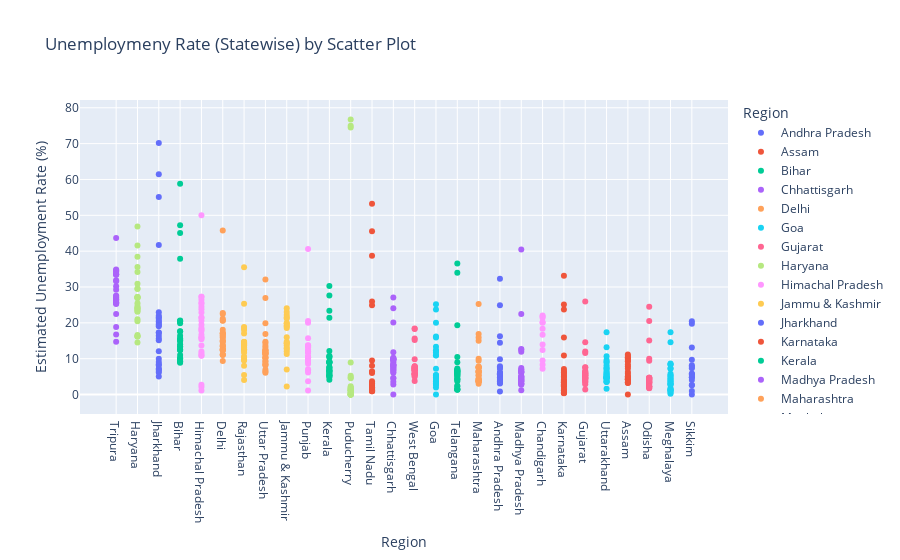

The notebook cell this image was saved under:
### Markdown cell above
Analyzing Data By Scatter Plot

### Code cell
fg = px.scatter(df,x='Region',y=' Estimated Unemployment Rate (%)',color='Region',
                title='Unemploymeny Rate (Statewise) by Scatter Plot',template='plotly')
fg.update_layout(xaxis={'categoryorder':'total descending'})
fg.show()

### Figure 1 — Plotly figure (JSON) as saved in the notebook; plotly's stock layout.template omitted (floating-point values rounded to 4 significant figures)
{"data": [{"hovertemplate": "Region=%{x}<br> Estimated Unemployment Rate (%)=%{y}<extra></extra>", "legendgroup": "Andhra Pradesh", "marker": {"color": "#636efa", "symbol": "circle"}, "mode": "markers", "name": "Andhra Pradesh", "orientation": "v", "showlegend": true, "type": "scatter", "x": ["Andhra Pradesh", "Andhra Pradesh", "Andhra Pradesh", "Andhra Pradesh", "Andhra Pradesh", "Andhra Pradesh", "Andhra Pradesh", "Andhra Pradesh", "Andhra Pradesh", "Andhra Pradesh", "Andhra Pradesh", "Andhra Pradesh", "Andhra Pradesh", "Andhra Pradesh", "Andhra Pradesh", "Andhra Pradesh", "Andhra Pradesh", "Andhra Pradesh", "Andhra Pradesh", "Andhra Pradesh", "Andhra Pradesh", "Andhra Pradesh", "Andhra Pradesh", "Andhra Pradesh", "Andhra Pradesh", "Andhra Pradesh", "Andhra Pradesh", "Andhra Pradesh"], "xaxis": "x", "y": [3.65, 3.05, 3.75, 3.32, 5.17, 3.52, 4.12, 4.38, 4.84, 5.91, 4.06, 16.29, 14.46, 0.85, 6.09, 3.8, 5.64, 4.61, 6.01, 4.7, 7.54, 7.88, 7.11, 5.66, 9.88, 32.3, 24.91, 5.86], "yaxis": "y"}, {"hovertemplate": "Region=%{x}<br> Estimated Unemployment Rate (%)=%{y}<extra></extra>", "legendgroup": "Assam", "marker": {"color": "#EF553B", "symbol": "circle"}, "mode": "markers", "name": "Assam", "orientation": "v", "showlegend": true, "type": "scatter", "x": ["Assam", "Assam", "Assam", "Assam", "Assam", "Assam", "Assam", "Assam", "Assam", "Assam", "Assam", "Assam", "Assam", "Assam", "Assam", "Assam", "Assam", "Assam", "Assam", "Assam", "Assam", "Assam", "Assam", "Assam", "Assam", "Assam"], "xaxis": "x", "y": [4.29, 5.08, 4.26, 5.79, 4.46, 4.65, 4.66, 4.29, 3.26, 3.77, 9.38, 0.0, 7.87, 9.89, 3.21, 10.39, 9.26, 11.17, 6.31, 5.02, 7.24, 9.98, 10.34, 8.37, 10.77, 3.42], "yaxis": "y"}, {"hovertemplate": "Region=%{x}<br> Estimated Unemployment Rate (%)=%{y}<extra></extra>", "legendgroup": "Bihar", "marker": {"color": "#00cc96", "symbol": "circle"}, "mode": "markers", "name": "Bihar", "orientation": "v", "showlegend": true, "type": "scatter", "x": ["Bihar", "Bihar", "Bihar", "Bihar", "Bihar", "Bihar", "Bihar", "Bihar", "Bihar", "Bihar", "Bihar", "Bihar", "Bihar", "Bihar", "Bihar", "Bihar", "Bihar", "Bihar", "Bihar", "Bihar", "Bihar", "Bihar", "Bihar", "Bihar", "Bihar", "Bihar", "Bihar", "Bihar"], "xaxis": "x", "y": [9.27, 10.2, 13.44, 11.0, 8.87, 12.47, 12.4, 10.16, 9.13, 9.61, 15.39, 45.09, 47.26, 20.49, 19.9, 13.29, 16.41, 17.66, 20.46, 14.06, 17.62, 14.91, 20.69, 15.11, 15.73, 58.77, 37.87, 12.45], "yaxis": "y"}, {"hovertemplate": "Region=%{x}<br> Estimated Unemployment Rate (%)=%{y}<extra></extra>", "legendgroup": "Chhattisgarh", "marker": {"color": "#ab63fa", "symbol": "circle"}, "mode": "markers", "name": "Chhattisgarh", "orientation": "v", "showlegend": true, "type": "scatter", "x": ["Chhattisgarh", "Chhattisgarh", "Chhattisgarh", "Chhattisgarh", "Chhattisgarh", "Chhattisgarh", "Chhattisgarh", "Chhattisgarh", "Chhattisgarh", "Chhattisgarh", "Chhattisgarh", "Chhattisgarh", "Chhattisgarh", "Chhattisgarh", "Chhattisgarh", "Chhattisgarh", "Chhattisgarh", "Chhattisgarh", "Chhattisgarh", "Chhattisgarh", "Chhattisgarh", "Chhattisgarh", "Chhattisgarh", "Chhattisgarh", "Chhattisgarh", "Chhattisgarh", "Chhattisgarh", "Chhattisgarh"], "xaxis": "x", "y": [9.82, 6.76, 4.54, 4.64, 8.33, 6.96, 2.77, 6.11, 9.89, 7.89, 7.31, 0.0, 7.64, 10.14, 9.77, 11.77, 8.17, 6.29, 9.46, 10.27, 8.32, 3.57, 9.01, 9.79, 8.21, 20.13, 24.1, 27.07], "yaxis": "y"}, {"hovertemplate": "Region=%{x}<br> Estimated Unemployment Rate (%)=%{y}<extra></extra>", "legendgroup": "Delhi", "marker": {"color": "#FFA15A", "symbol": "circle"}, "mode": "markers", "name": "Delhi", "orientation": "v", "showlegend": true, "type": "scatter", "x": ["Delhi", "Delhi", "Delhi", "Delhi", "Delhi", "Delhi", "Delhi", "Delhi", "Delhi", "Delhi", "Delhi", "Delhi", "Delhi", "Delhi", "Delhi", "Delhi", "Delhi", "Delhi", "Delhi", "Delhi", "Delhi", "Delhi", "Delhi", "Delhi", "Delhi", "Delhi", "Delhi", "Delhi"], "xaxis": "x", "y": [12.56, 9.33, 11.07, 17.18, 12.5, 15.84, 11.11, 16.97, 13.48, 13.81, 15.18, 20.69, 22.76, 21.14, 12.31, 12.76, 14.68, 13.52, 20.59, 12.41, 16.11, 11.07, 22.45, 14.86, 17.09, 16.51, 45.78, 18.11], "yaxis": "y"}, {"hovertemplate": "Region=%{x}<br> Estimated Unemployment Rate (%)=%{y}<extra></extra>", "legendgroup": "Goa", "marker": {"color": "#19d3f3", "symbol": "circle"}, "mode": "markers", "name": "Goa", "orientation": "v", "showlegend": true, "type": "scatter", "x": ["Goa", "Goa", "Goa", "Goa", "Goa", "Goa", "Goa", "Goa", "Goa", "Goa", "Goa", "Goa", "Goa", "Goa", "Goa", "Goa", "Goa", "Goa", "Goa", "Goa", "Goa", "Goa", "Goa", "Goa"], "xaxis": "x", "y": [2.91, 5.45, 10.98, 1.98, 3.61, 7.21, 23.71, 3.54, 5.38, 0.0, 15.91, 20.0, 2.75, 13.33, 12.28, 4.9, 3.16, 12.31, 25.2, 16.22, 10.92, 4.31, 4.76, 11.76], "yaxis": "y"}, {"hovertemplate": "Region=%{x}<br> Estimated Unemployment Rate (%)=%{y}<extra></extra>", "legendgroup": "Gujarat", "marker": {"color": "#FF6692", "symbol": "circle"}, "mode": "markers", "name": "Gujarat", "orientation": "v", "showlegend": true, "type": "scatter", "x": ["Gujarat", "Gujarat", "Gujarat", "Gujarat", "Gujarat", "Gujarat", "Gujarat", "Gujarat", "Gujarat", "Gujarat", "Gujarat", "Gujarat", "Gujarat", "Gujarat", "Gujarat", "Gujarat", "Gujarat", "Gujarat", "Gujarat", "Gujarat", "Gujarat", "Gujarat", "Gujarat", "Gujarat", "Gujarat", "Gujarat", "Gujarat", "Gujarat"], "xaxis": "x", "y": [2.88, 4.77, 4.58, 3.7, 6.29, 4.91, 4.68, 3.46, 5.35, 6.64, 7.59, 12.0, 14.58, 1.41, 4.09, 6.31, 5.15, 4.2, 5.96, 5.45, 7.53, 5.71, 5.82, 6.04, 5.39, 25.94, 11.62, 4.54], "yaxis": "y"}, {"hovertemplate": "Region=%{x}<br> Estimated Unemployment Rate (%)=%{y}<extra></extra>", "legendgroup": "Haryana", "marker": {"color": "#B6E880", "symbol": "circle"}, "mode": "markers", "name": "Haryana", "orientation": "v", "showlegend": true, "type": "scatter", "x": ["Haryana", "Haryana", "Haryana", "Haryana", "Haryana", "Haryana", "Haryana", "Haryana", "Haryana", "Haryana", "Haryana", "Haryana", "Haryana", "Haryana", "Haryana", "Haryana", "Haryana", "Haryana", "Haryana", "Haryana", "Haryana", "Haryana", "Haryana", "Haryana", "Haryana", "Haryana", "Haryana", "Haryana"], "xaxis": "x", "y": [14.54, 23.08, 16.22, 30.94, 16.36, 24.17, 16.59, 29.56, 16.21, 27.19, 23.92, 41.61, 34.22, 35.57, 24.67, 20.42, 25.45, 24.19, 26.84, 21.04, 27.06, 23.65, 27.24, 23.29, 27.14, 46.89, 38.46, 29.41], "yaxis": "y"}, {"hovertemplate": "Region=%{x}<br> Estimated Unemployment Rate (%)=%{y}<extra></extra>", "legendgroup": "Himachal Pradesh", "marker": {"color": "#FF97FF", "symbol": "circle"}, "mode": "markers", "name": "Himachal Pradesh", "orientation": "v", "showlegend": true, "type": "scatter", "x": ["Himachal Pradesh", "Himachal Pradesh", "Himachal Pradesh", "Himachal Pradesh", "Himachal Pradesh", "Himachal Pradesh", "Himachal Pradesh", "Himachal Pradesh", "Himachal Pradesh", "Himachal Pradesh", "Himachal Pradesh", "Himachal Pradesh", "Himachal Pradesh", "Himachal Pradesh", "Himachal Pradesh", "Himachal Pradesh", "Himachal Pradesh", "Himachal Pradesh", "Himachal Pradesh", "Himachal Pradesh", "Himachal Pradesh", "Himachal Pradesh", "Himachal Pradesh", "Himachal Pradesh", "Himachal Pradesh", "Himachal Pradesh", "Himachal Pradesh", "Himachal Pradesh"], "xaxis": "x", "y": [13.68, 11.43, 20.59, 18.56, 15.98, 15.81, 22.86, 19.46, 16.67, 15.42, 17.71, 2.13, 25.64, 1.12, 10.88, 21.43, 21.51, 24.48, 12.0, 23.77, 27.27, 25.32, 18.15, 27.31, 26.44, 2.7, 50.0, 10.81], "yaxis": "y"}, {"hovertemplate": "Region=%{x}<br> Estimated Unemployment Rate (%)=%{y}<extra></extra>", "legendgroup": "Jammu & Kashmir", "marker": {"color": "#FECB52", "symbol": "circle"}, "mode": "markers", "name": "Jammu & Kashmir", "orientation": "v", "showlegend": true, "type": "scatter", "x": ["Jammu & Kashmir", "Jammu & Kashmir", "Jammu & Kashmir", "Jammu & Kashmir", "Jammu & Kashmir", "Jammu & Kashmir", "Jammu & Kashmir", "Jammu & Kashmir", "Jammu & Kashmir", "Jammu & Kashmir", "Jammu & Kashmir", "Jammu & Kashmir", "Jammu & Kashmir", "Jammu & Kashmir", "Jammu & Kashmir", "Jammu & Kashmir", "Jammu & Kashmir", "Jammu & Kashmir", "Jammu & Kashmir", "Jammu & Kashmir", "Jammu & Kashmir"], "xaxis": "x", "y": [12.78, 12.09, 13.67, 11.32, 19.27, 14.73, 22.19, 21.23, 16.0, 2.22, 18.97, 23.04, 19.88, 21.55, 24.06, 14.29, 7.02, 18.54, 19.86, 14.29, 12.96], "yaxis": "y"}, {"hovertemplate": "Region=%{x}<br> Estimated Unemployment Rate (%)=%{y}<extra></extra>", "legendgroup": "Jharkhand", "marker": {"color": "#636efa", "symbol": "circle"}, "mode": "markers", "name": "Jharkhand", "orientation": "v", "showlegend": true, "type": "scatter", "x": ["Jharkhand", "Jharkhand", "Jharkhand", "Jharkhand", "Jharkhand", "Jharkhand", "Jharkhand", "Jharkhand", "Jharkhand", "Jharkhand", "Jharkhand", "Jharkhand", "Jharkhand", "Jharkhand", "Jharkhand", "Jharkhand", "Jharkhand", "Jharkhand", "Jharkhand", "Jharkhand", "Jharkhand", "Jharkhand", "Jharkhand", "Jharkhand", "Jharkhand", "Jharkhand", "Jharkhand", "Jharkhand"], "xaxis": "x", "y": [7.11, 8.46, 9.98, 12.06, 7.12, 6.57, 8.07, 15.15, 6.16, 9.06, 5.01, 41.72, 55.1, 21.53, 17.23, 20.51, 15.67, 20.25, 21.16, 19.05, 17.34, 22.01, 22.96, 19.67, 16.4, 61.48, 70.17, 19.38], "yaxis": "y"}, {"hovertemplate": "Region=%{x}<br> Estimated Unemployment Rate (%)=%{y}<extra></extra>", "legendgroup": "Karnataka", "marker": {"color": "#EF553B", "symbol": "circle"}, "mode": "markers", "name": "Karnataka", "orientation": "v", "showlegend": true, "type": "scatter", "x": ["Karnataka", "Karnataka", "Karnataka", "Karnataka", "Karnataka", "Karnataka", "Karnataka", "Karnataka", "Karnataka", "Karnataka", "Karnataka", "Karnataka", "Karnataka", "Karnataka", "Karnataka", "Karnataka", "Karnataka", "Karnataka", "Karnataka", "Karnataka", "Karnataka", "Karnataka", "Karnataka", "Karnataka", "Karnataka", "Karnataka", "Karnataka", "Karnataka"], "xaxis": "x", "y": [5.46, 5.98, 0.52, 0.37, 3.2, 7.13, 1.19, 0.41, 2.57, 4.11, 2.39, 33.17, 23.72, 10.92, 6.56, 5.0, 2.29, 1.27, 3.57, 3.87, 3.44, 1.56, 3.31, 2.88, 4.92, 25.12, 15.88, 6.12], "yaxis": "y"}, {"hovertemplate": "Region=%{x}<br> Estimated Unemployment Rate (%)=%{y}<extra></extra>", "legendgroup": "Kerala", "marker": {"color": "#00cc96", "symbol": "circle"}, "mode": "markers", "name": "Kerala", "orientation": "v", "showlegend": true, "type": "scatter", "x": ["Kerala", "Kerala", "Kerala", "Kerala", "Kerala", "Kerala", "Kerala", "Kerala", "Kerala", "Kerala", "Kerala", "Kerala", "Kerala", "Kerala", "Kerala", "Kerala", "Kerala", "Kerala", "Kerala", "Kerala", "Kerala", "Kerala", "Kerala", "Kerala", "Kerala", "Kerala", "Kerala", "Kerala"], "xaxis": "x", "y": [6.63, 9.0, 4.95, 10.32, 5.35, 9.14, 5.0, 10.77, 4.11, 8.91, 8.85, 10.71, 23.38, 27.66, 6.11, 6.67, 7.58, 7.69, 5.52, 5.35, 6.71, 7.31, 6.65, 6.08, 9.14, 21.43, 30.28, 12.17], "yaxis": "y"}, {"hovertemplate": "Region=%{x}<br> Estimated Unemployment Rate (%)=%{y}<extra></extra>", "legendgroup": "Madhya Pradesh", "marker": {"color": "#ab63fa", "symbol": "circle"}, "mode": "markers", "name": "Madhya Pradesh", "orientation": "v", "showlegend": true, "type": "scatter", "x": ["Madhya Pradesh", "Madhya Pradesh", "Madhya Pradesh", "Madhya Pradesh", "Madhya Pradesh", "Madhya Pradesh", "Madhya Pradesh", "Madhya Pradesh", "Madhya Pradesh", "Madhya Pradesh", "Madhya Pradesh", "Madhya Pradesh", "Madhya Pradesh", "Madhya Pradesh", "Madhya Pradesh", "Madhya Pradesh", "Madhya Pradesh", "Madhya Pradesh", "Madhya Pradesh", "Madhya Pradesh", "Madhya Pradesh", "Madhya Pradesh", "Madhya Pradesh", "Madhya Pradesh", "Madhya Pradesh", "Madhya Pradesh", "Madhya Pradesh", "Madhya Pradesh"], "xaxis": "x", "y": [3.63, 4.25, 3.92, 4.94, 3.08, 2.98, 2.72, 2.94, 3.66, 4.42, 1.19, 12.5, 22.46, 6.46, 3.91, 6.38, 7.38, 6.82, 7.0, 4.4, 6.06, 6.2, 5.17, 4.96, 4.8, 11.94, 40.49, 12.72], "yaxis": "y"}, {"hovertemplate": "Region=%{x}<br> Estimated Unemployment Rate (%)=%{y}<extra></extra>", "legendgroup": "Maharashtra", "marker": {"color": "#FFA15A", "symbol": "circle"}, "mode": "markers", "name": "Maharashtra", "orientation": "v", "showlegend": true, "type": "scatter", "x": ["Maharashtra", "Maharashtra", "Maharashtra", "Maharashtra", "Maharashtra", "Maharashtra", "Maharashtra", "Maharashtra", "Maharashtra", "Maharashtra", "Maharashtra", "Maharashtra", "Maharashtra", "Maharashtra", "Maharashtra", "Maharashtra", "Maharashtra", "Maharashtra", "Maharashtra", "Maharashtra", "Maharashtra", "Maharashtra", "Maharashtra", "Maharashtra", "Maharashtra", "Maharashtra", "Maharashtra", "Maharashtra"], "xaxis": "x", "y": [3.67, 4.34, 3.66, 3.76, 4.4, 3.81, 3.68, 3.03, 3.8, 4.24, 5.38, 25.28, 16.89, 9.4, 6.08, 6.46, 6.35, 7.57, 7.6, 7.51, 7.6, 7.83, 6.67, 5.34, 6.34, 14.99, 15.92, 10.01], "yaxis": "y"}, {"hovertemplate": "Region=%{x}<br> Estimated Unemployment Rate (%)=%{y}<extra></extra>", "legendgroup": "Meghalaya", "marker": {"color": "#19d3f3", "symbol": "circle"}, "mode": "markers", "name": "Meghalaya", "orientation": "v", "showlegend": true, "type": "scatter", "x": ["Meghalaya", "Meghalaya", "Meghalaya", "Meghalaya", "Meghalaya", "Meghalaya", "Meghalaya", "Meghalaya", "Meghalaya", "Meghalaya", "Meghalaya", "Meghalaya", "Meghalaya", "Meghalaya", "Meghalaya", "Meghalaya", "Meghalaya", "Meghalaya", "Meghalaya", "Meghalaya", "Meghalaya", "Meghalaya", "Meghalaya", "Meghalaya", "Meghalaya", "Meghalaya", "Meghalaya"], "xaxis": "x", "y": [3.16, 4.23, 1.03, 0.52, 0.24, 3.7, 1.5, 1.8, 0.97, 2.76, 1.28, 8.38, 3.73, 1.35, 8.4, 8.66, 4.43, 5.8, 5.3, 7.2, 3.02, 5.21, 4.76, 7.37, 2.8, 17.39, 14.58], "yaxis": "y"}, {"hovertemplate": "Region=%{x}<br> Estimated Unemployment Rate (%)=%{y}<extra></extra>", "legendgroup": "Odisha", "marker": {"color": "#FF6692", "symbol": "circle"}, "mode": "markers", "name": "Odisha", "orientation": "v", "showlegend": true, "type": "scatter", "x": ["Odisha", "Odisha", "Odisha", "Odisha", "Odisha", "Odisha", "Odisha", "Odisha", "Odisha", "Odisha", "Odisha", "Odisha", "Odisha", "Odisha", "Odisha", "Odisha", "Odisha", "Odisha", "Odisha", "Odisha", "Odisha", "Odisha", "Odisha", "Odisha", "Odisha", "Odisha", "Odisha", "Odisha"], "xaxis": "x", "y": [4.17, 4.71, 3.31, 3.68, 4.31, 4.28, 4.72, 4.67, 1.81, 3.31, 15.09, 24.48, 9.45, 4.59, 2.95, 2.63, 1.78, 3.5, 3.78, 4.5, 2.23, 3.36, 2.28, 2.19, 3.96, 20.5, 10.0, 2.18], "yaxis": "y"}, {"hovertemplate": "Region=%{x}<br> Estimated Unemployment Rate (%)=%{y}<extra></extra>", "legendgroup": "Puducherry", "marker": {"color": "#B6E880", "symbol": "circle"}, "mode": "markers", "name": "Puducherry", "orientation": "v", "showlegend": true, "type": "scatter", "x": ["Puducherry", "Puducherry", "Puducherry", "Puducherry", "Puducherry", "Puducherry", "Puducherry", "Puducherry", "Puducherry", "Puducherry", "Puducherry", "Puducherry", "Puducherry", "Puducherry", "Puducherry", "Puducherry", "Puducherry", "Puducherry", "Puducherry", "Puducherry", "Puducherry", "Puducherry", "Puducherry", "Puducherry", "Puducherry", "Puducherry"], "xaxis": "x", "y": [0.0, 0.0, 0.0, 4.85, 0.0, 1.18, 0.0, 1.99, 0.58, 1.74, 2.31, 74.51, 1.25, 0.0, 0.0, 8.95, 1.22, 1.17, 1.37, 5.21, 0.57, 1.78, 0.62, 76.74, 75.0, 4.55], "yaxis": "y"}, {"hovertemplate": "Region=%{x}<br> Estimated Unemployment Rate (%)=%{y}<extra></extra>", "legendgroup": "Punjab", "marker": {"color": "#FF97FF", "symbol": "circle"}, "mode": "markers", "name": "Punjab", "orientation": "v", "showlegend": true, "type": "scatter", "x": ["Punjab", "Punjab", "Punjab", "Punjab", "Punjab", "Punjab", "Punjab", "Punjab", "Punjab", "Punjab", "Punjab", "Punjab", "Punjab", "Punjab", "Punjab", "Punjab", "Punjab", "Punjab", "Punjab", "Punjab", "Punjab", "Punjab", "Punjab", "Punjab", "Punjab", "Punjab", "Punjab", "Punjab"], "xaxis": "x", "y": [9.17, 12.21, 9.64, 6.69, 8.59, 12.56, 7.07, 6.13, 9.69, 10.41, 10.51, 3.69, 40.59, 20.0, 13.49, 13.17, 11.61, 11.99, 15.69, 13.75, 10.39, 11.97, 13.68, 11.99, 9.97, 1.13, 20.54, 10.55], "yaxis": "y"}, {"hovertemplate": "Region=%{x}<br> Estimated Unemployment Rate (%)=%{y}<extra></extra>", "legendgroup": "Rajasthan", "marker": {"color": "#FECB52", "symbol": "circle"}, "mode": "markers", "name": "Rajasthan", "orientation": "v", "showlegend": true, "type": "scatter", "x": ["Rajasthan", "Rajasthan", "Rajasthan", "Rajasthan", "Rajasthan", "Rajasthan", "Rajasthan", "Rajasthan", "Rajasthan", "Rajasthan", "Rajasthan", "Rajasthan", "Rajasthan", "Rajasthan", "Rajasthan", "Rajasthan", "Rajasthan", "Rajasthan", "Rajasthan", "Rajasthan", "Rajasthan", "Rajasthan", "Rajasthan", "Rajasthan", "Rajasthan", "Rajasthan", "Rajasthan", "Rajasthan"], "xaxis": "x", "y": [4.03, 13.7, 9.7, 12.5, 5.45, 14.66, 10.47, 13.96, 8.0, 14.48, 9.47, 12.25, 10.45, 13.86, 13.62, 14.36, 11.67, 14.71, 12.63, 13.02, 14.3, 18.04, 18.82, 17.02, 18.54, 35.53, 25.35, 13.04], "yaxis": "y"}, {"hovertemplate": "Region=%{x}<br> Estimated Unemployment Rate (%)=%{y}<extra></extra>", "legendgroup": "Sikkim", "marker": {"color": "#636efa", "symbol": "circle"}, "mode": "markers", "name": "Sikkim", "orientation": "v", "showlegend": true, "type": "scatter", "x": ["Sikkim", "Sikkim", "Sikkim", "Sikkim", "Sikkim", "Sikkim", "Sikkim", "Sikkim", "Sikkim", "Sikkim", "Sikkim", "Sikkim", "Sikkim", "Sikkim", "Sikkim", "Sikkim", "Sikkim"], "xaxis": "x", "y": [5.48, 13.11, 1.0, 0.0, 5.81, 8.2, 7.76, 2.56, 4.82, 4.81, 9.68, 4.04, 7.37, 20.45, 5.77, 19.75, 2.63], "yaxis": "y"}, {"hovertemplate": "Region=%{x}<br> Estimated Unemployment Rate (%)=%{y}<extra></extra>", "legendgroup": "Tamil Nadu", "marker": {"color": "#EF553B", "symbol": "circle"}, "mode": "markers", "name": "Tamil Nadu", "orientation": "v", "showlegend": true, "type": "scatter", "x": ["Tamil Nadu", "Tamil Nadu", "Tamil Nadu", "Tamil Nadu", "Tamil Nadu", "Tamil Nadu", "Tamil Nadu", "Tamil Nadu", "Tamil Nadu", "Tamil Nadu", "Tamil Nadu", "Tamil Nadu", "Tamil Nadu", "Tamil Nadu", "Tamil Nadu", "Tamil Nadu", "Tamil Nadu", "Tamil Nadu", "Tamil Nadu", "Tamil Nadu", "Tamil Nadu", "Tamil Nadu", "Tamil Nadu", "Tamil Nadu", "Tamil Nadu", "Tamil Nadu", "Tamil Nadu", "Tamil Nadu"], "xaxis": "x", "y": [0.97, 0.92, 6.01, 2.91, 1.71, 1.46, 2.46, 3.73, 1.18, 1.17, 6.36, 53.19, 38.73, 2.06, 0.89, 1.56, 3.18, 9.53, 1.86, 1.13, 2.65, 8.05, 2.05, 3.31, 6.46, 45.55, 25.95, 24.93], "yaxis": "y"}, {"hovertemplate": "Region=%{x}<br> Estimated Unemployment Rate (%)=%{y}<extra></extra>", "legendgroup": "Telangana", "marker": {"color": "#00cc96", "symbol": "circle"}, "mode": "markers", "name": "Telangana", "orientation": "v", "showlegend": true, "type": "scatter", "x": ["Telangana", "Telangana", "Telangana", "Telangana", "Telangana", "Telangana", "Telangana", "Telangana", "Telangana", "Telangana", "Telangana", "Telangana", "Telangana", "Telangana", "Telangana", "Telangana", "Telangana", "Telangana", "Telangana", "Telangana", "Telangana", "Telangana", "Telangana", "Telangana", "Telangana", "Telangana", "Telangana", "Telangana"], "xaxis": "x", "y": [2.23, 5.92, 2.45, 1.4, 5.49, 7.29, 6.47, 1.35, 5.02, 9.02, 5.63, 4.51, 34.01, 19.3, 1.52, 1.43, 3.73, 4.19, 6.19, 6.74, 5.23, 4.22, 6.49, 6.74, 6.1, 10.5, 36.57, 6.92], "yaxis": "y"}, {"hovertemplate": "Region=%{x}<br> Estimated Unemployment Rate (%)=%{y}<extra></extra>", "legendgroup": "Tripura", "marker": {"color": "#ab63fa", "symbol": "circle"}, "mode": "markers", "name": "Tripura", "orientation": "v", "showlegend": true, "type": "scatter", "x": ["Tripura", "Tripura", "Tripura", "Tripura", "Tripura", "Tripura", "Tripura", "Tripura", "Tripura", "Tripura", "Tripura", "Tripura", "Tripura", "Tripura", "Tripura", "Tripura", "Tripura", "Tripura", "Tripura", "Tripura", "Tripura", "Tripura", "Tripura", "Tripura", "Tripura", "Tripura", "Tripura", "Tripura"], "xaxis": "x", "y": [29.25, 26.64, 22.47, 25.49, 30.23, 27.54, 25.25, 26.53, 31.91, 26.22, 31.61, 43.64, 14.71, 18.84, 34.69, 25.59, 25.81, 33.45, 33.57, 26.67, 27.15, 33.48, 34.37, 33.88, 25.69, 34.88, 16.78, 27.47], "yaxis": "y"}, {"hovertemplate": "Region=%{x}<br> Estimated Unemployment Rate (%)=%{y}<extra></extra>", "legendgroup": "Uttar Pradesh", "marker": {"color": "#FFA15A", "symbol": "circle"}, "mode": "markers", "name": "Uttar Pradesh", "orientation": "v", "showlegend": true, "type": "scatter", "x": ["Uttar Pradesh", "Uttar Pradesh", "Uttar Pradesh", "Uttar Pradesh", "Uttar Pradesh", "Uttar Pradesh", "Uttar Pradesh", "Uttar Pradesh", "Uttar Pradesh", "Uttar Pradesh", "Uttar Pradesh", "Uttar Pradesh", "Uttar Pradesh", "Uttar Pradesh", "Uttar Pradesh", "Uttar Pradesh", "Uttar Pradesh", "Uttar Pradesh", "Uttar Pradesh", "Uttar Pradesh", "Uttar Pradesh", "Uttar Pradesh", "Uttar Pradesh", "Uttar Pradesh", "Uttar Pradesh", "Uttar Pradesh", "Uttar Pradesh", "Uttar Pradesh"], "xaxis": "x", "y": [10.26, 11.13, 9.19, 11.47, 6.45, 10.18, 6.94, 8.43, 6.06, 8.12, 9.37, 19.92, 16.89, 8.51, 14.4, 11.62, 11.8, 14.73, 13.58, 10.35, 11.31, 12.37, 12.34, 11.65, 12.32, 26.94, 32.06, 13.05], "yaxis": "y"}, {"hovertemplate": "Region=%{x}<br> Estimated Unemployment Rate (%)=%{y}<extra></extra>", "legendgroup": "Uttarakhand", "marker": {"color": "#19d3f3", "symbol": "circle"}, "mode": "markers", "name": "Uttarakhand", "orientation": "v", "showlegend": true, "type": "scatter", "x": ["Uttarakhand", "Uttarakhand", "Uttarakhand", "Uttarakhand", "Uttarakhand", "Uttarakhand", "Uttarakhand", "Uttarakhand", "Uttarakhand", "Uttarakhand", "Uttarakhand", "Uttarakhand", "Uttarakhand", "Uttarakhand", "Uttarakhand", "Uttarakhand", "Uttarakhand", "Uttarakhand", "Uttarakhand", "Uttarakhand", "Uttarakhand", "Uttarakhand", "Uttarakhand", "Uttarakhand", "Uttarakhand", "Uttarakhand", "Uttarakhand"], "xaxis": "x", "y": [1.63, 4.65, 5.74, 6.11, 3.47, 4.83, 5.56, 4.52, 4.17, 4.85, 3.66, 3.57, 10.71, 9.17, 4.69, 6.94, 7.43, 9.62, 4.72, 6.34, 7.39, 8.92, 5.28, 8.15, 13.18, 17.36, 5.08], "yaxis": "y"}, {"hovertemplate": "Region=%{x}<br> Estimated Unemployment Rate (%)=%{y}<extra></extra>", "legendgroup": "West Bengal", "marker": {"color": "#FF6692", "symbol": "circle"}, "mode": "markers", "name": "West Bengal", "orientation": "v", "showlegend": true, "type": "scatter", "x": ["West Bengal", "West Bengal", "West Bengal", "West Bengal", "West Bengal", "West Bengal", "West Bengal", "West Bengal", "West Bengal", "West Bengal", "West Bengal", "West Bengal", "West Bengal", "West Bengal", "West Bengal", "West Bengal", "West Bengal", "West Bengal", "West Bengal", "West Bengal", "West Bengal", "West Bengal", "West Bengal", "West Bengal", "West Bengal", "West Bengal", "West Bengal", "West Bengal"], "xaxis": "x", "y": [6.02, 5.85, 5.62, 5.58, 5.26, 6.78, 5.83, 5.79, 6.79, 3.78, 7.02, 18.32, 18.43, 4.94, 7.25, 7.38, 7.91, 7.27, 7.79, 7.83, 6.61, 7.24, 7.27, 7.55, 6.67, 15.63, 15.22, 9.86], "yaxis": "y"}, {"hovertemplate": "Region=%{x}<br> Estimated Unemployment Rate (%)=%{y}<extra></extra>", "legendgroup": "Chandigarh", "marker": {"color": "#FF97FF", "symbol": "circle"}, "mode": "markers", "name": "Chandigarh", "orientation": "v", "showlegend": true, "type": "scatter", "x": ["Chandigarh", "Chandigarh", "Chandigarh", "Chandigarh", "Chandigarh", "Chandigarh", "Chandigarh", "Chandigarh", "Chandigarh", "Chandigarh", "Chandigarh", "Chandigarh"], "xaxis": "x", "y": [18.35, 12.4, 21.8, 9.52, 20.14, 13.99, 22.05, 8.33, 20.0, 16.67, 21.43, 7.22], "yaxis": "y"}], "layout": {"legend": {"title": {"text": "Region"}, "tracegroupgap": 0}, "title": {"text": "Unemploymeny Rate (Statewise) by Scatter Plot"}, "xaxis": {"anchor": "y", "categoryarray": ["Andhra Pradesh", "Assam", "Bihar", "Chhattisgarh", "Delhi", "Goa", "Gujarat", "Haryana", "Himachal Pradesh", "Jammu & Kashmir", "Jharkhand", "Karnataka", "Kerala", "Madhya Pradesh", "Maharashtra", "Meghalaya", "Odisha", "Puducherry", "Punjab", "Rajasthan", "Sikkim", "Tamil Nadu", "Telangana", "Tripura", "Uttar Pradesh", "Uttarakhand", "West Bengal", null, "Chandigarh"], "categoryorder": "total descending", "domain": [0, 1], "title": {"text": "Region"}}, "yaxis": {"anchor": "x", "domain": [0, 1], "title": {"text": " Estimated Unemployment Rate (%)"}}}}
